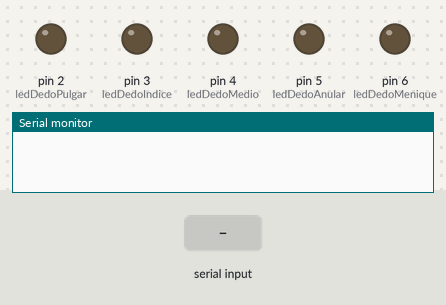
Recording of a sketch running on a simulated Arduino Uno, built with avr-gcc and run on an emulated ATmega328P. Shown: output pins drawn as LEDs (lit = HIGH), the last lines printed to the serial monitor. Inputs (shaded band) come from the test bench.

Above: at 1.2 s.
1.3 s: "a" received over Serial
At 1.7 s:
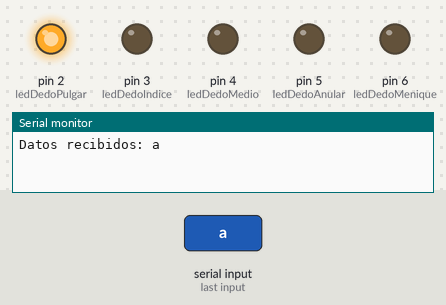
2.8 s: "c" received over Serial
At 4.0 s:
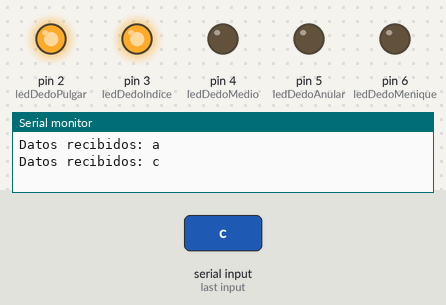
4.3 s: "b" received over Serial
At 5.2 s:
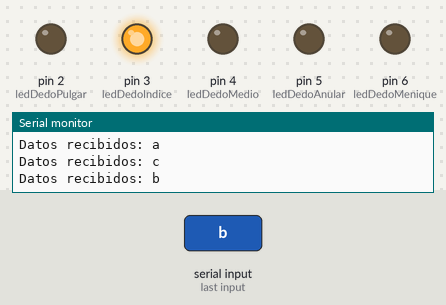
5.8 s: "e" received over Serial
At 6.3 s:
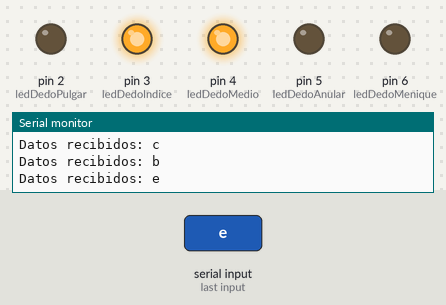
7.3 s: "d" received over Serial
At 8.5 s:
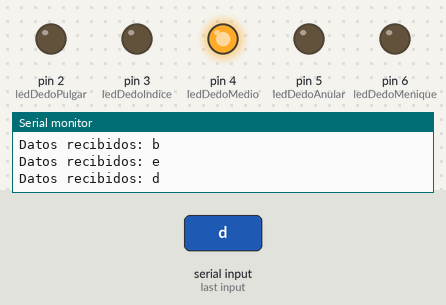
8.8 s: "g" received over Serial
At 9.8 s:
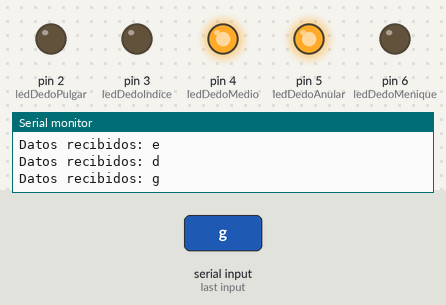
Timing chart, 0 to 11.3 s (numbered marks = the images above; inputs shaded):
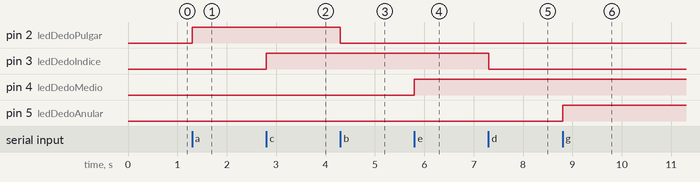

Measured:
- after the input at 1.3 s, pin 2 (ledDedoPulgar): LOW → HIGH at once
- after the input at 2.8 s, pin 3 (ledDedoIndice): LOW → HIGH at once
- after the input at 4.3 s, pin 2 (ledDedoPulgar): HIGH → LOW at once
- after the input at 5.8 s, pin 4 (ledDedoMedio): LOW → HIGH at once
- after the input at 7.3 s, pin 3 (ledDedoIndice): HIGH → LOW at once
- after the input at 8.8 s, pin 5 (ledDedoAnular): LOW → HIGH at once

The sketch:

accionamiento_leds.ino
```cpp
int ledDedoPulgar = 2;
int ledDedoIndice = 3;
int ledDedoMedio = 4;
int ledDedoAnular = 5;
int ledDedoMenique = 6;
char option;

void setup() {
  // put your setup code here, to run once:
  Serial.begin(9600);
  pinMode(ledDedoPulgar, OUTPUT);
  pinMode(ledDedoIndice, OUTPUT);
  pinMode(ledDedoMedio, OUTPUT);
  pinMode(ledDedoAnular, OUTPUT);
  pinMode(ledDedoMenique, OUTPUT);
}

void loop() {
  // put your main code here, to run repeatedly:
  if (Serial.available() > 0){
    Serial.print("Datos recibidos: ");
    option = Serial.read();
    Serial.println(option);

    if(option == 'a'){
      digitalWrite(ledDedoPulgar, HIGH);
    }
    if(option == 'b'){
      digitalWrite(ledDedoPulgar, LOW);
    }

    if(option == 'c'){
      digitalWrite(ledDedoIndice, HIGH);
    }
    if(option == 'd'){
      digitalWrite(ledDedoIndice, LOW);
    }

    if(option == 'e'){
      digitalWrite(ledDedoMedio, HIGH);
    }
    if(option == 'f'){
      digitalWrite(ledDedoMedio, LOW);
    }

    if(option == 'g'){
      digitalWrite(ledDedoAnular, HIGH);
    }
    if(option == 'h'){
      digitalWrite(ledDedoAnular, LOW);
    }

    if(option == 'i'){
      digitalWrite(ledDedoMenique, HIGH);
    }
    if(option == 'j'){
      digitalWrite(ledDedoMenique, LOW);
    }
  }
}
```
